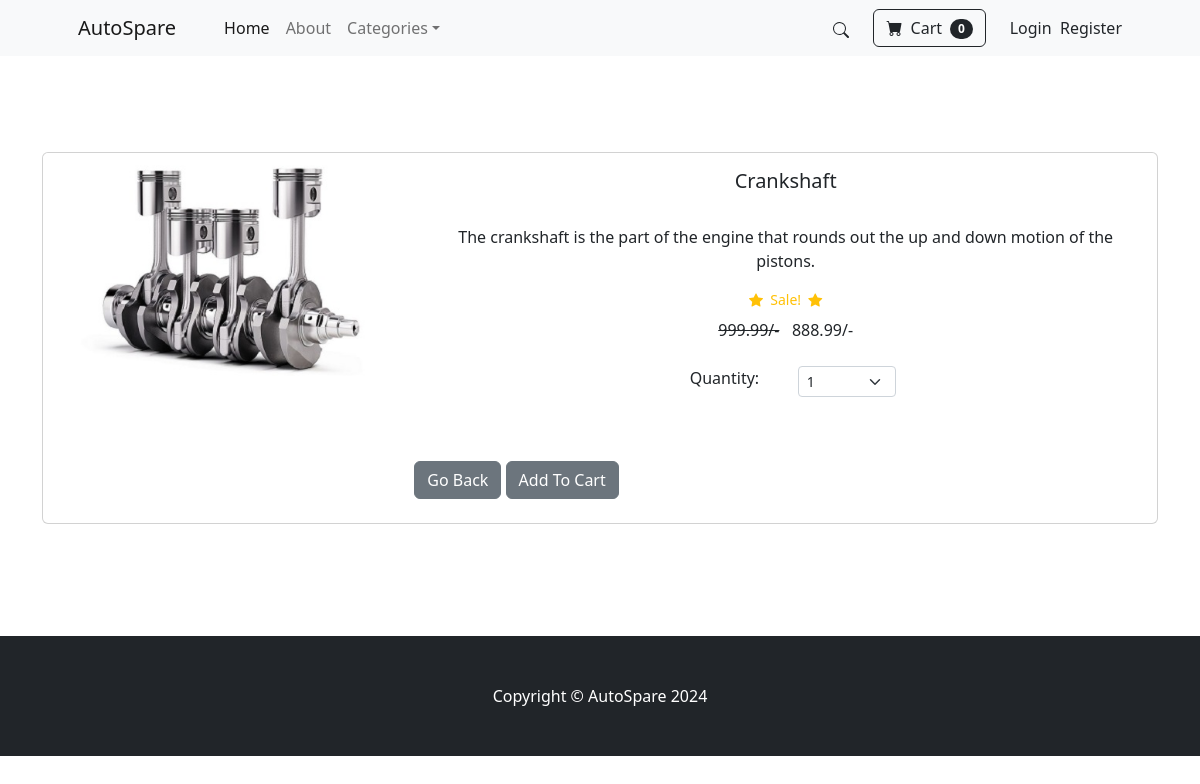
Page /part/2 on the committed database.
### store/models.py (models this page shows, shortened)
class Part(models.Model):
    name = models.CharField(max_length=255)
    price = models.DecimalField(default=0, decimal_places=2, max_digits=6)
    category = models.ForeignKey(Category, on_delete=models.CASCADE, default=1)
    description = models.CharField(max_length=250, default='', blank=True, null=True)
    image = models.ImageField(upload_to='uploads/part/')
    is_sale = models.BooleanField(default=False)
    sale_price = models.DecimalField(default=0, decimal_places=2, max_digits=6)

### store/views.py (the view)
# urls.py: path('part/<int:pk>', views.part, name='part'),
def part(request,pk):
    part = Part.objects.get(id=pk)
    return render(request, 'part.html', {'part':part})

### cart/cart.py (called while the page is built)
    def __len__(self):
        return len(self.cart)

### cart/context_processors.py (called while the page is built)
def cart(request):
    return {'cart': Cart(request)}

### store/templates/part.html (shortened to what this page needs)
{% extends 'base.html' %}
{% block content %}
<br /><br /><br />
<div class="container">
    <br />
    <div class="card mb-3">
        <div class="row g-0">
            <div class="col-md-4">
                <img src="{{ part.image.url }}" class="img-fluid rounded-start" alt="...">
            </div>
            <div class="col-md-8">
                <div class="card-body">
                    <center>
                        <h5 class="card-title">{{ part.name }}</h5>
                        <br />
                        <p class="card-text justified">{{ part.description }}</p>
                        {% if part.is_sale %}
                        <div class="d-flex justify-content-center small text-warning mb-2">
                            <div class="bi-star-fill"></div>
                            &nbsp;&nbsp;Sale!&nbsp;&nbsp;
                            <div class="bi-star-fill"></div>
                        </div>
                        <strike>{{ part.price }}/-</strike> &nbsp;
                        {{ part.sale_price }}/-
                        {% else %}
                        {{ part.price }}/-
                        <br />
                        {% endif %}
                        <br /><br />
                        <div class="row justify-content-center">
                            <div class="col-md-2">Quantity:</div>
                            <div class="col-md-2">
                                <select class="form-select form-select-sm" id="qty-cart">
                                    <option value="1">1</option>
                                </select>
                            </div>
                        </div>
                </div>
                <br /><br />
                <a href="{% url 'home' %}" class="btn btn-secondary">Go Back</a>
                <button type="button" value="{{ part.id }}" class="btn btn-secondary" id="add-cart">Add To
                    Cart</button>
                <br /><br />
            </div>
        </div>
    </div>
</div>
<br /><br /><br /><br />
{% endblock %}

### rows in the picture
Part: image (picture), name "Crankshaft", description "The crankshaft is the part of the engine that rounds out the up and down motion of the pistons.", price "999.99", sale_price "888.99"

### other values in the picture
{{ cart|length }} "0"
